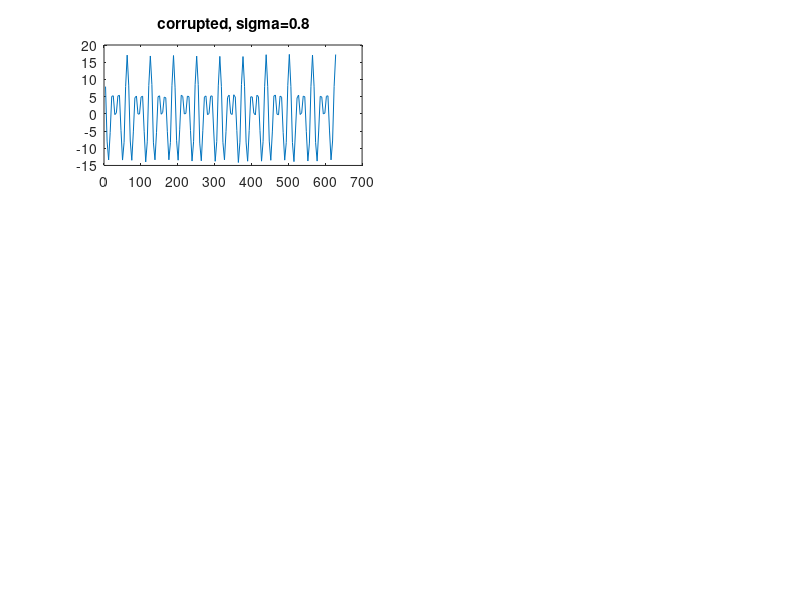

This chart was generated by the following MATLAB code: (Note: this script raises an error after producing the figure.)
a=8;
b=9;
w1=0.2;
w2=0.3;
w=0.1;
ts=2*pi/(5*w2);  %% sampling rate
ns=5*w2/w; %%no of samples per cycle
x=zeros(1,10*ns);
y=ts*[1:10*ns];
x=a*cos(w1*y)+b*cos(w2*y);
sx=numel(x);
%%--------------------------------------------------<<<
SV=[0.8,1.8,2.8];
M=5;
fn=1;
for sigma=SV   
    xd1=x+sigma*(rand(1,sx)-0.5);
    subplot(3,2,fn);
    plot(y,xd1);
    tf=['corrupted, sigma=',num2str(sigma)];
    title(tf);
    fn=fn+1;
    %%--------------------------------------------------
    xd1=filter1(xd1,M);
    subplot(3,2,fn);
    plot(y,xd1);
    tf=['filtered M=',num2str(M),' sigma=',num2str(sigma)];
    title(tf);
    fn=fn+1;
end

%%as sigma increases, filtering quality decreases